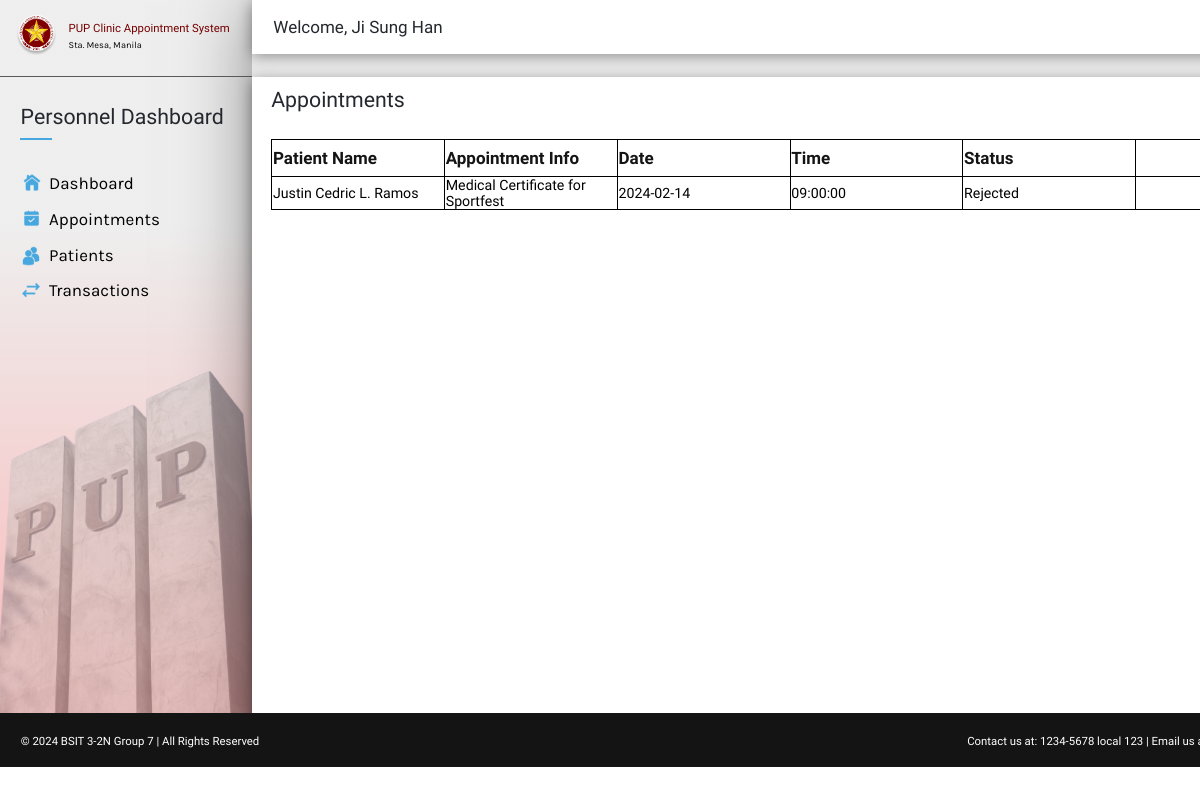
/personnel/viewpatient.php (signed in), run on the app's committed database.
### tables this page shows
CREATE TABLE `appointment` (
  `appoint_No` int(11) NOT NULL,
  `appoint_Info` varchar(500) NOT NULL,
  `appoint_Date` date NOT NULL,
  `appoint_Time` time NOT NULL,
  `appoint_Status` varchar(15) NOT NULL,
  `patient_Id` int(11) NOT NULL,
  `pers_Id` int(11) DEFAULT NULL
);

CREATE TABLE `patient` (
  `patient_Id` int(11) NOT NULL,
  `patient_Name` varchar(50) NOT NULL,
  `patient_Address` varchar(250) NOT NULL,
  `patient_City` varchar(20) NOT NULL,
  `patient_Age` int(11) NOT NULL,
  `patient_Birthdate` date NOT NULL,
  `patient_Sex` varchar(6) NOT NULL,
  `patient_ContactNo` varchar(15) NOT NULL,
  `blood_Type` varchar(3) NOT NULL,
  `patient_Type` varchar(20) NOT NULL,
  `department` varchar(50) NOT NULL,
  `patient_Email` varchar(50) NOT NULL,
  `patient_Password` varchar(30) NOT NULL,
  `emer_ContactName` varchar(50) NOT NULL,
  `emer_ContactNo` varchar(15) NOT NULL,
  `pat_DateCreated` date NOT NULL,
  `mdHist_Id` int(11) DEFAULT NULL
);

### personnel/viewpatient.php (the view, shortened to what this page needs)
<!DOCTYPE html>
<html>
  <head>
    <link rel="stylesheet" href="style/global.css" />
    <link rel="stylesheet" href="style/viewpatient.css" />
  </head>
  <body>
    <?php
        include '../dbconfig.php';
        $name = $_SESSION['fullName'];
        $persId = $_SESSION['persId'];
        $query = "SELECT patient_Name, appoint_No, appoint_Info, appoint_Date, appoint_Time, appoint_Status
        FROM appointment app JOIN patient p ON app.patient_Id = p.patient_Id
        WHERE pers_Id = '$persId' AND appoint_Status IN('Approved', 'Rejected', 'Nonattendance')
        ORDER BY appoint_Date DESC";
        $result = mysqli_query($conn, $query);
    ?>
    <div class="personnel-dashboard-appointmen">
      <div class="sidebar-container">
        <img class="bg-pic-icon" alt="" src="public/bg-pic@2x.png" />
        <button class="dashboard" type="button" onclick="dbPage()">
          <div class="dashboard1">Dashboard</div>
          <img
            class="dashboard-icon"
            alt=""
            src="public/dashboardicon@2x.png"
          />
        </button>
        <button class="appointments" type="button" onclick="selfPage()">
          <div class="dashboard1">Appointments</div>
          <img
            class="appointments-icon"
            alt=""
            src="public/appointmentsicon@2x.png"
          />
        </button>
        <button class="transactions" type="button" onclick="transactPage()">
          <div class="transactions1">Transactions</div>
          <img
            class="transactions-icon"
            alt=""
            src="public/transactionsicon@2x.png"
          />
        </button>
        <button class="patients" type="button" onclick="viewPatientPage()">
          <div class="book-an-appointment">Patients</div>
          <img class="patient-icon" alt="" src="public/patienticon@2x.png" />
        </button>
      </div>
      <div class="header">
        <img class="logo-icon" alt="" src="public/logo@2x.png" />
        <div class="pup-clinic-appointment">PUP Clinic Appointment System</div>
        <div class="sta-mesa-manila">Sta. Mesa, Manila</div>
      </div>
      <div class="patient-dashboard-title">
        <div class="personnel-dashboard">Personnel Dashboard</div>
        <div class="patient-dashboard-title-child"></div>
      </div>
      <div class="personnel-dashboard-appointmen-child"></div>
      <div class="base-main-header"></div>
      <div class="base-main"></div>
      <input class="welcome-fn-mi" type="text" value="<?php echo "Welcome, $name";?>" disabled/>
      <div class="footer">
        <div class="footer-child"></div>
        <div class="bsit-3-2n-group">
          © 2024 BSIT 3-2N Group 7 | All Rights Reserved
        </div>
        <div class="contact-us-at">
          Contact us at: 1234-5678 local 123 | Email us at:
          group7email@gmail.com
        </div>
      </div>
      <div class="header1">
        <div class="appointments2">Appointments</div>
      </div>
      <table class="table">
          <tr>
            <th class="th">
              <div class="appointments3">Patient Name</div>
            </th>
            <th class="th">
              <div class="appointments3">Appointment Info</div>
            </th>
            <th class="th">
              <div class="appointments3">Date</div>
            </th>
            <th class="th">
              <div class="appointments3">Time</div>
            </th>
            <th class="th">
              <div class="appointments3">Status</div>
            </th>
            <th class="th">
              <div class="appointments3"></div>
            </th>
          </tr>
          <?php
              while($rows = mysqli_fetch_assoc($result)){
                $appNo = $rows['appoint_No'];
                $appStatus = $rows['appoint_Status'];
                echo '<tr>';
                echo '<td class="th1">' . $rows['patient_Name']. '</td>';
                echo '<td class="th1">' . $rows['appoint_Info']. '</td>';
                echo '<td class="th1">' . $rows['appoint_Date']. '</td>';
                echo '<td class="th1">' . $rows['appoint_Time']. '</td>';
                echo '<td class="th1">' . $appStatus. '</td>';
                if($appStatus == 'Approved'){
                  echo '<td class="th1">' . '<button onclick="transactForm(\'' . $appNo . '\');">View</button>'. '</td>';
                }
                else{
                  echo '<td class="th1"></td>';
                }
                echo '</tr>';
              }
          ?>
      </table>
    </div>
  </body>
</html>

### personnel/style/global.css (style rules this page uses)
body { margin: 0; line-height: normal; }
:root { --font-kanit: Kanit; --font-karla: Karla; --font-questrial: Questrial; --font-size-13xl: 32px; --font-size-5xl: 24px; --font-size-3xl: 22px; --font-size-11xl: 30px; --font-size-base: 16px; --font-size-smi: 13px; --font-size-6xl: 25px; --font-size-xl: 20px; --font-size-9xl: 28px; --color-white: #fff; --color-gray-200: #24282e; --color-gray-100: #141414; --color-gray-300: #050505; --color-darkgray: #aaa; --color-deepskyblue: #47a8df; --color-maroon: #760001; --color-dimgray: #5d5858; --color-black: #000; --color-whitesmoke: #eaeaea; --color-tomato: rgb(173, 216, 230); --color-lightblue: #add8e6; --br-6xs: 7px; }

### data on the page
appointment: patient_Id.patient_Name "Justin Cedric L. Ramos", appoint_Info "Medical Certificate for Sportfest", appoint_Date "2024-02-14", appoint_Time "09:00:00", appoint_Status "Rejected"
